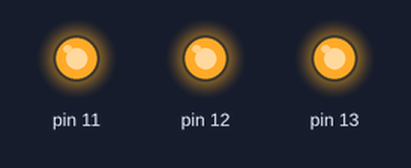
The sketch below on a simulated Arduino Uno, built with avr-gcc and run on an emulated ATmega328P. Shown: output pins drawn as LEDs (lit = HIGH).

Above: at 0.05 s.
At 2.75 s:
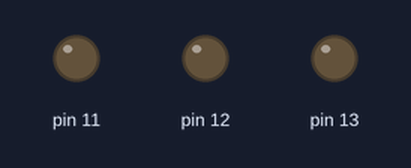
Timing chart, 0 to 3.0 s (numbered marks = the images above):
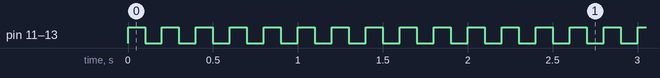

Measured:
- by itself, pin 11–13: alternates HIGH for 0.10 s and LOW for 0.10 s

The sketch:

05BlinkThreeLeds.ino
```cpp
void setup() {
  pinMode(13, OUTPUT);
  pinMode(12, OUTPUT);
  pinMode(11, OUTPUT);
}

void loop() {
  digitalWrite(13, HIGH);
  digitalWrite(12, HIGH);
  digitalWrite(11, HIGH);
  delay(100);
  digitalWrite(13, LOW);
  digitalWrite(12, LOW);
  digitalWrite(11, LOW);
  delay(100);
}
```
